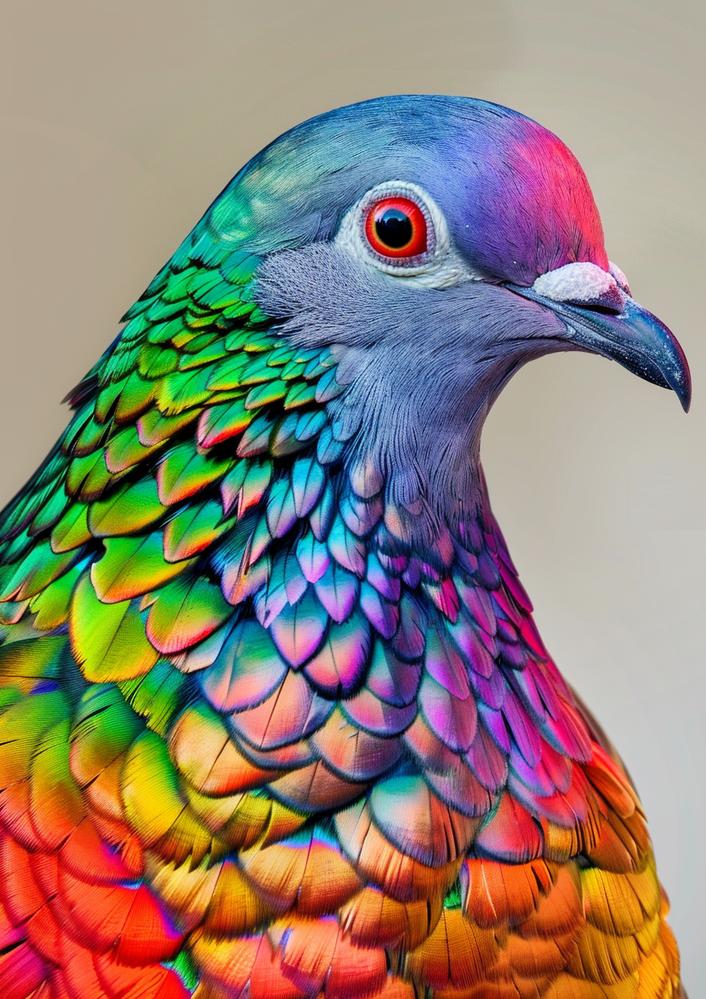
#> input picture projects/05_proc33ssor_spike/images/dove.png, 706 x 999 px, shrunk from 928 x 1312 before the run
$ jupyter execute color-spaces.ipynb
#> lines starting #> are read from the running program, lines starting #| are printed output that depends on the picture
# Color Spaces (Analysis)

> Image process analytics for color spaces.

[cell 1]
image_path = './images/dove.png'

## Color Wheels

### Explanation of Color Mixing in the Third Color Wheel (RYB)

The third color wheel is based on the RYB (Red, Yellow, Blue) color model. In this model, red, yellow, and blue are considered the primary colors. When mixed, these colors theoretically produce a range of secondary and tertiary colors commonly used in art and traditional color theory. However, the RYB color model does not accurately represent how colors mix in light (additive color mixing) or in pigments (subtractive color mixing) as observed in modern color science.

#### Why the Mix Between Blue and Yellow Does Not Appear Natural (RYB)

In the natural world, the mixing of colors can be understood through two primary processes: additive color mixing and subtractive color mixing.

1. **Additive Color Mixing**: This process involves the mixing of light colors. The primary colors in additive mixing are red, green, and blue (RGB). When combined, these colors produce secondary colors such as cyan, magenta, and yellow. Mixing blue and yellow light would not produce a green light in additive mixing but rather a white or neutral light due to the complementary nature of the colors in the light spectrum.

2. **Subtractive Color Mixing**: This process involves the mixing of pigments, dyes, or inks. The primary colors in subtractive mixing are cyan, magenta, and yellow (CMY). In subtractive mixing, combining yellow and blue pigments theoretically produces green, but the pure pigments used in printing are actually cyan and yellow. Traditional blue pigments mixed with yellow can produce a greenish hue, but this can vary widely depending on the specific pigments and their properties.

#### Issues with the RYB Model

The RYB model is an older color theory model that does not align perfectly with modern understanding of color science. Here are the main issues:

- **Inaccurate Secondary Colors**: In the RYB model, mixing blue and yellow is supposed to produce green. However, the specific shades of blue and yellow used can result in various shades of green, often not as vivid or accurate as seen in modern CMY-based mixing.

- **Pigment Impurities**: Traditional pigments often contain impurities that affect the resulting color when mixed. Blue pigments, in particular, can vary greatly in hue and saturation, leading to less predictable results.

- **Color Perception**: Human color perception is based on the response of our eyes to light wavelengths. The RYB model does not accurately represent this response, leading to less natural transitions between colors.

[cell 2]
import matplotlib.pyplot as plt
import numpy as np
import matplotlib.colors as mcolors

# Function to convert hex colors to RGB
def hex_to_rgb(hex_colors):
    return [np.array(mcolors.hex2color(color)) for color in hex_colors]

# Function to create a color wheel and overlay two triangles forming a hexagram
def create_color_wheel_with_hexagram(ax, hex_colors, n=120, offset=0):
    # Convert hex colors to RGB
    base_colors = hex_to_rgb(hex_colors)

    # Create an array of angles with the specified offset
    angles = np.linspace(0, 2 * np.pi, 3 * n, endpoint=False) + offset

    # Initialize the colors
    colors = np.zeros((3 * n, 3))

    # Create gradients between the base colors
    for i in range(n):
        colors[i] = base_colors[0] * (1 - i / n) + base_colors[1] * (i / n)
        colors[i + n] = base_colors[1] * (1 - i / n) + base_colors[2] * (i / n)
        colors[i + 2 * n] = base_colors[2] * (1 - i / n) + base_colors[0] * (i / n)

    # Normalize the angles for the color segments
    angles = np.concatenate((angles, [angles[0]]))
    colors = np.concatenate((colors, [colors[0]]))

    # Plot the color wheel
    ax.bar(angles, np.ones(3 * n + 1), color=colors, edgecolor='none', width=2 * np.pi / (3 * n))

    # Overlay the first triangle
    triangle_angles1 = np.array([0, 2 * np.pi / 3, 4 * np.pi / 3, 0]) + offset
    triangle_radii1 = [0.9, 0.9, 0.9, 0.9]
    ax.plot(triangle_angles1, triangle_radii1, color='black', linewidth=2)

    # Overlay the second triangle
    triangle_angles2 = np.array([np.pi / 3, np.pi, 5 * np.pi / 3, np.pi / 3]) + offset
    triangle_radii2 = [0.9, 0.9, 0.9, 0.9]
    ax.plot(triangle_angles2, triangle_radii2, color='white', linewidth=2)

    # Set the background color to 50% gray
    ax.set_facecolor('0.5')

    # Remove the frame and axis
    ax.set_frame_on(False)
    ax.set_xticks([])
    ax.set_yticks([])

# Create a figure with three subplots with 50% gray background
fig, (ax1, ax2, ax3) = plt.subplots(1, 3, figsize=(24, 8), subplot_kw=dict(polar=True), facecolor='0.5')

# Hex colors for RGB, CMY (reversed), and RYB
rgb_colors = ['#FF0000', '#00FF00', '#0000FF']  # Red, Green, Blue
cmy_colors_reversed = ['#FF00FF', '#FFFF00', '#00FFFF']  # Magenta, Yellow, Cyan
ryb_colors = ['#FF0000', '#FFFF00', '#0000FF']  # Red, Yellow, Blue

# Create the color wheels with hexagrams
create_color_wheel_with_hexagram(ax1, cmy_colors_reversed, offset=-np.pi / 2)
create_color_wheel_with_hexagram(ax2, rgb_colors, offset=-np.pi / 2)
create_color_wheel_with_hexagram(ax3, ryb_colors, offset=-np.pi / 2)

# Add labels above each subplot
fig.text(0.25, 0.95, 'CMY Wheel', ha='center', va='center', fontsize=16, color='white')
fig.text(0.5, 0.95, 'RGB Wheel', ha='center', va='center', fontsize=16, color='white')
fig.text(0.80, 0.95, 'RYB Wheel', ha='center', va='center', fontsize=16, color='white')

# Display the combined color wheels
plt.show()
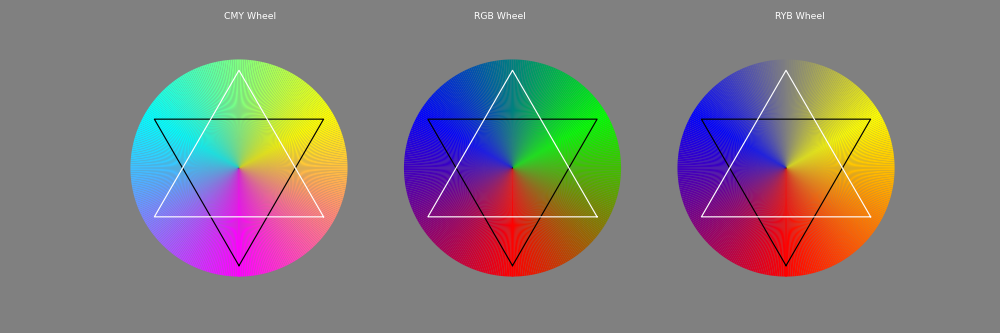
#> figure drawn by matplotlib, 3 panels

## Tints, Tones, Shades

Tints, Tones, and Shades are terms used to describe variations of a color based on the addition of white, gray, or black respectively. These variations are commonly used in art, design, and color theory to create harmonious color palettes and to adjust the lightness or darkness of a color.

### Tints

Tints are created by adding white to a color, resulting in a lighter version of the original color. Tints are often used to create pastel colors or to soften the intensity of a hue. For example, adding white to a pure red results in various shades of pink.

### Tones

Tones are created by adding gray to a color, resulting in a muted or desaturated version of the original color. Tones are useful for creating subtle variations in color and can help to harmonize different hues in a color palette. For example, adding gray to a pure blue results in various shades of slate blue.

### Shades

Shades are created by adding black to a color, resulting in a darker version of the original color. Shades are often used to create depth and contrast in a design or artwork. For example, adding black to a pure green results in various shades of forest green.

## Visualizing Tints, Tones, and Shades

The following code will take in an array of colors and generate a visualization of the tints, tones, and shades of each color.

[cell 3]
import matplotlib.pyplot as plt
import numpy as np
import matplotlib.colors as mcolors

# Function to convert hex colors to RGB
def hex_to_rgb(hex_colors):
    return [np.array(mcolors.hex2color(color)) for color in hex_colors]

# Function to mix colors
def mix_colors(color1, color2, ratio):
    return color1 * (1 - ratio) + color2 * ratio

# Function to visualize the color scheme with tints, shades, and tones
def visualize_color_scheme_with_variations(colors):
    n = len(colors)
    rows = 4  # Original color, tint, shade, tone
    cols = 3  # 25%, 50%, 75% mixes

    # Create a figure and axis
    fig, ax = plt.subplots(figsize=(n * cols, 4), facecolor='0.5')

    # Remove the axes
    ax.set_xticks([])
    ax.set_yticks([])
    ax.set_frame_on(False)

    # Create a grid of colors
    white = np.array([1, 1, 1])
    black = np.array([0, 0, 0])
    gray = np.array([0.5, 0.5, 0.5])
    for i, color in enumerate(colors):
        rgb_color = np.array(mcolors.hex2color(color))

        # Original color
        rect = plt.Rectangle((i * cols, 3), cols, 1, facecolor=color)
        ax.add_patch(rect)

        # Tints (25%, 50%, 75% white mix)
        for j, ratio in enumerate([0.20, 0.40, 0.60, 0.80]):
            tint = mix_colors(rgb_color, white, ratio)
            rect = plt.Rectangle((i * cols + j, 2), 1, 1, facecolor=tint)
            ax.add_patch(rect)

        # Shades (25%, 50%, 75% black mix)
        for j, ratio in enumerate([0.25, 0.5, 0.75]):
            shade = mix_colors(rgb_color, black, ratio)
            rect = plt.Rectangle((i * cols + j, 1), 1, 1, facecolor=shade)
            ax.add_patch(rect)

        # Tones (25%, 50%, 75% gray mix)
        for j, ratio in enumerate([0.25, 0.5, 0.75]):
            tone = mix_colors(rgb_color, gray, ratio)
            rect = plt.Rectangle((i * cols + j, 0), 1, 1, facecolor=tone)
            ax.add_patch(rect)

    # Set the limits of the plot
    ax.set_xlim(0, n * cols)
    ax.set_ylim(0, 4)

    # Add labels
    plt.text(-1, 3.5, 'Original', va='center', ha='right', fontsize=12, color='white')
    plt.text(-1, 2.5, 'Tint', va='center', ha='right', fontsize=12, color='white')
    plt.text(-1, 1.5, 'Shade', va='center', ha='right', fontsize=12, color='white')
    plt.text(-1, 0.5, 'Tone', va='center', ha='right', fontsize=12, color='white')

    plt.show()

# Example usage with an array of colors
colors = ['#FF0000', '#00FF00', '#0000FF', '#FFFF00', '#00FFFF', '#FF00FF', '#FFFFFF', '#000000']
visualize_color_scheme_with_variations(colors)
#> in visualize_color_scheme_with_variations, `plt.show()`:
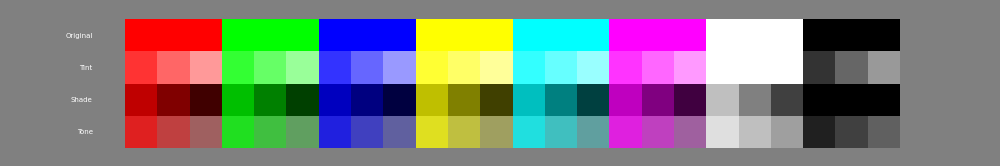
#> figure drawn by matplotlib, 1 panel

## KMeans Clustering

KMeans clustering is an unsupervised machine learning algorithm that aims to partition a dataset into K distinct, non-overlapping clusters. The algorithm works iteratively to assign each data point to one of K clusters based on the features provided. The goal is to minimize the sum of squared distances between data points and their respective cluster centroids.

### Dominant Colors

In the context of color analysis, this algorithm can be used to group similar colors together based on their RGB values. By clustering colors, we can identify dominant color palettes in images, segment objects based on color similarity, or generate color-based recommendations.

The following code will first posterize an image to reduce the number of unique colors present, and then apply KMeans clustering to identify the dominant colors in the image.

> In addition, these dominant colors will be depicted with their respective tint, tone, and shade variations to provide a comprehensive view of the color palette.

[cell 4]
import matplotlib.pyplot as plt
from PIL import Image
from sklearn.cluster import KMeans
import numpy as np

# Load the image
image = Image.open(image_path)
#> image is the input picture: PIL image 706x999 RGB; mean R, G, B 143.7, 128.6, 115.9
image = image.convert('RGB')
image_np = np.array(image)

# Reshape the image to be a list of pixels
pixels = image_np.reshape(-1, 3)

# Use KMeans to find the most dominant colors for posterization
num_colors = 20
kmeans = KMeans(n_clusters=num_colors, random_state=42)
kmeans.fit(pixels)

# Get the colors and labels from KMeans
colors = kmeans.cluster_centers_
labels = kmeans.labels_

# Create a new image array with the posterized colors
posterized_image_np = colors[labels].reshape(image_np.shape).astype(np.uint8)

# Convert the posterized image array back to an image
posterized_image = Image.fromarray(posterized_image_np)
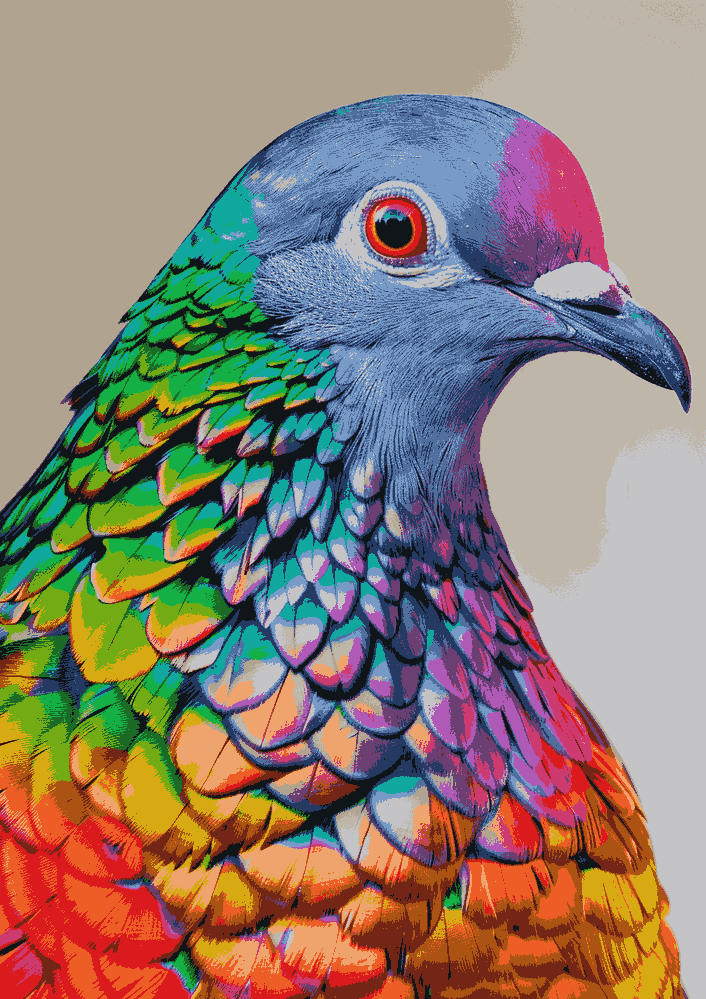
#> posterized_image: PIL image 706x999 RGB; mean R, G, B 143.3, 128.1, 115.5

# Get the number of pixels for each color
counts = np.bincount(labels)

# Sort colors by the number of pixels (dominance)
sorted_indices = np.argsort(-counts)
sorted_colors = colors[sorted_indices]
sorted_counts = counts[sorted_indices]

# Normalize counts to get relative proportions
total_count = np.sum(sorted_counts)
proportions = sorted_counts / total_count

# Convert colors to hex
def rgb_to_hex(rgb):
    return '#{:02x}{:02x}{:02x}'.format(int(rgb[0]), int(rgb[1]), int(rgb[2]))

sorted_colors_hex = [rgb_to_hex(color) for color in sorted_colors]

# Function to visualize the sorted color swatches with proportions
def visualize_sorted_colors(colors_hex, proportions):
    n = len(colors_hex)

    # Create a figure and axis
    fig, ax = plt.subplots(figsize=(n, 2), facecolor='0.5')

    # Remove the axes
    ax.set_xticks([])
    ax.set_yticks([])
    ax.set_frame_on(False)

    # Create a grid of colors with varying widths based on proportions
    current_x = 0
    for i, (color, proportion) in enumerate(zip(colors_hex, proportions)):
        width = proportion * n  # Adjust width relative to the total number of colors
        rect = plt.Rectangle((current_x, 0), width, 1, facecolor=color)
        ax.add_patch(rect)
        current_x += width

    # Set the limits of the plot
    ax.set_xlim(0, n)
    ax.set_ylim(0, 1)

    plt.show()

# Create a figure with two subplots
fig, axes = plt.subplots(1, 2, figsize=(12, 6))

# Display the original image on the left subplot
axes[0].imshow(image)
axes[0].axis('off')
axes[0].set_title('Original Image')

# Display the posterized image on the right subplot
axes[1].imshow(posterized_image)
axes[1].axis('off')
axes[1].set_title('Posterized Image')

# Adjust the layout
plt.tight_layout()
plt.show()
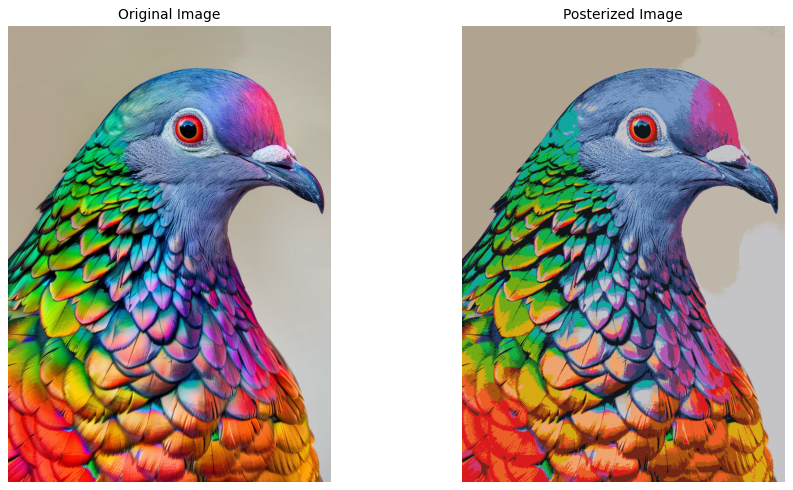
#> figure drawn by matplotlib, 2 panels

# Return the array of sorted colors
print(sorted_colors_hex)

# Visualize the sorted colors with proportions
visualize_sorted_colors(sorted_colors_hex, proportions)
#> in visualize_sorted_colors, `plt.show()`:
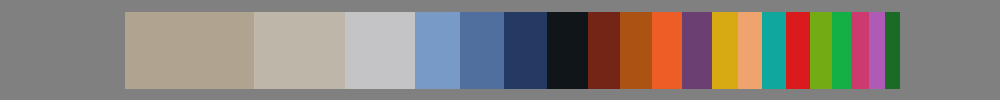
#> figure drawn by matplotlib, 1 panel

# Render the sorted colors with variations
visualize_color_scheme_with_variations(sorted_colors_hex)
#> in visualize_color_scheme_with_variations (call 2), `plt.show()`:
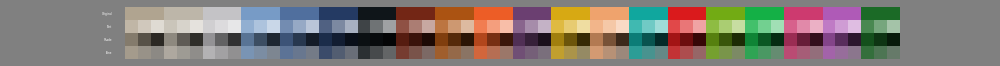
#> figure drawn by matplotlib, 1 panel

$ run again, with projects/05_proc33ssor_spike/images/exampleImage.png copied over projects/05_proc33ssor_spike/images/dove.png
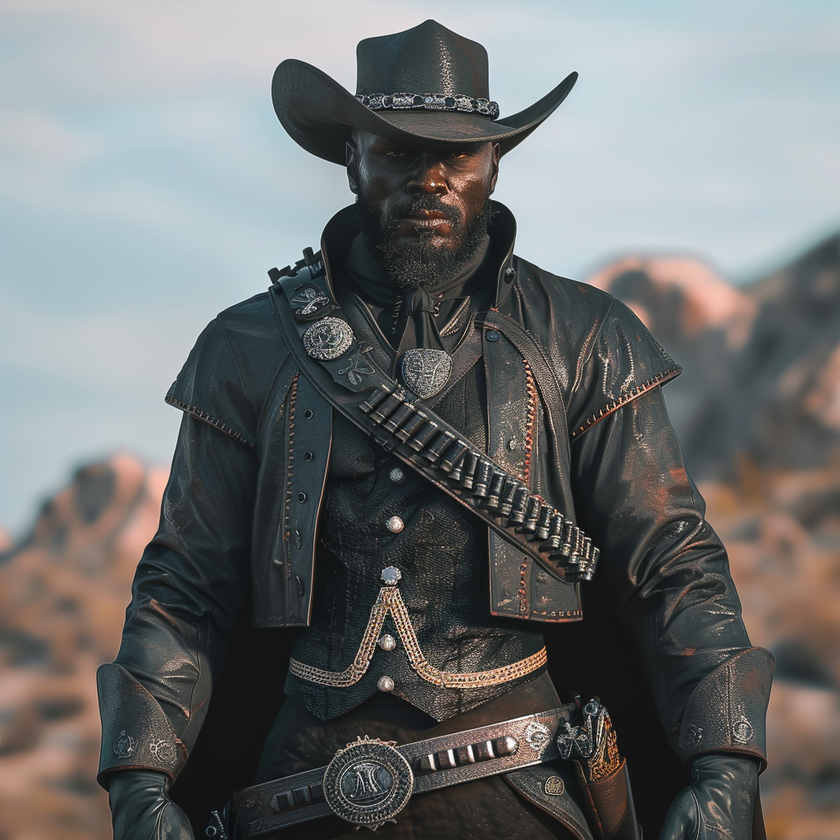
#> input picture projects/05_proc33ssor_spike/images/exampleImage.png, 840 x 840 px, shrunk from 1024 x 1024 before the run
#> image is the input picture: PIL image 840x840 RGB; mean R, G, B 109.6, 111.5, 110.9
#> in visualize_sorted_colors, `plt.show()`:
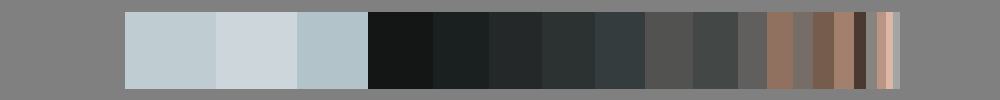
#> figure drawn by matplotlib, 1 panel
#> in visualize_color_scheme_with_variations (call 2), `plt.show()`:
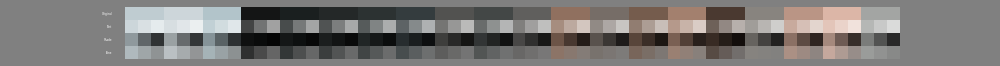
#> figure drawn by matplotlib, 1 panel

$ run again, with projects/05_proc33ssor_spike/images/exampleImage_02.png copied over projects/05_proc33ssor_spike/images/dove.png
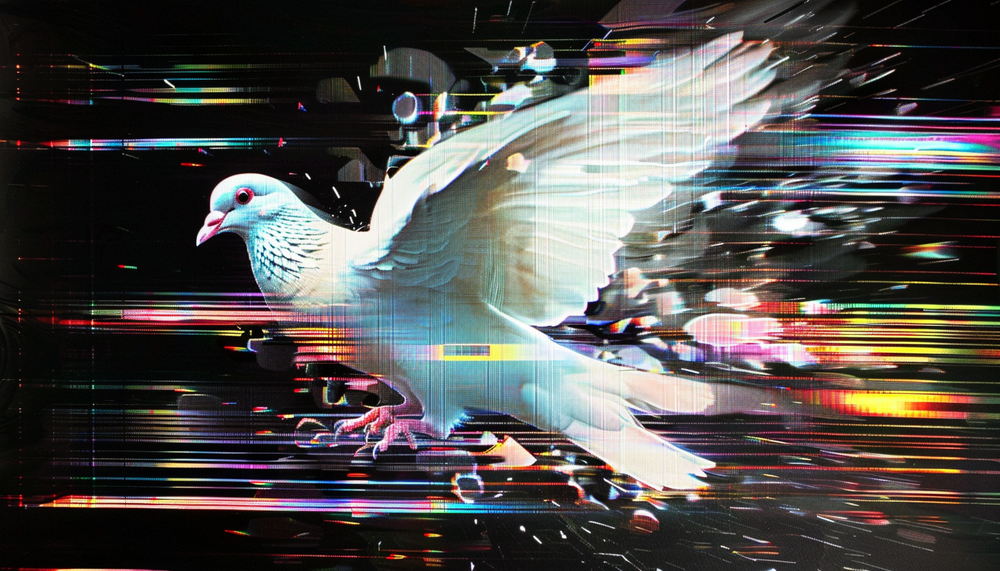
#> input picture projects/05_proc33ssor_spike/images/exampleImage_02.png, 1000 x 571 px, shrunk from 1456 x 832 before the run
#> image is the input picture: PIL image 1000x571 RGB; mean R, G, B 80.1, 77.5, 75.8
#> in visualize_sorted_colors, `plt.show()`:
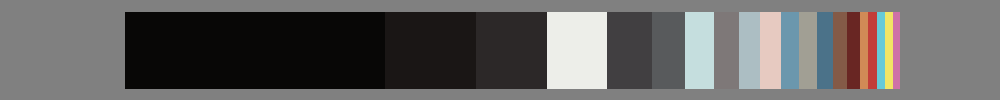
#> figure drawn by matplotlib, 1 panel
#> in visualize_color_scheme_with_variations (call 2), `plt.show()`:
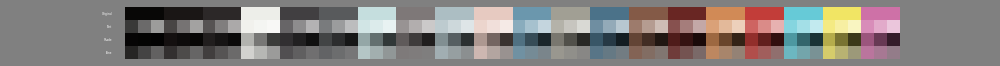
#> figure drawn by matplotlib, 1 panel
